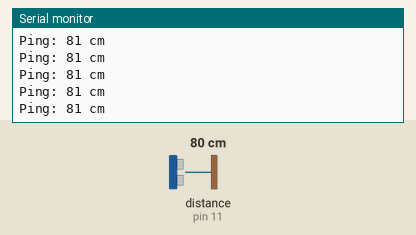
Bench run of a sketch on a simulated Arduino Uno, built with avr-gcc and run on an emulated ATmega328P. Shown: the last lines printed to the serial monitor. The inputs (shaded band) are chosen by the test bench; at power-on: distance to the obstacle (sensor on pin 11) 80 cm. The echo pulse lasts 58.3 µs per cm.

Above: at 1.2 s.
1.3 s: distance to the obstacle (sensor on pin 11) set to 35 cm
At 1.34 s:
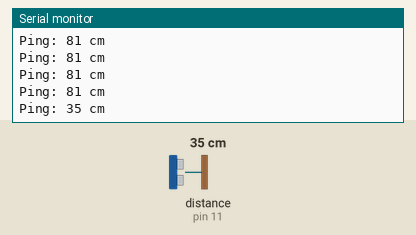
4.3 s: distance to the obstacle (sensor on pin 11) set to 2 cm
At 4.3 s:
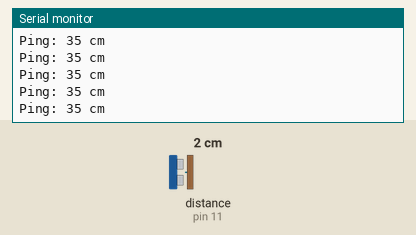
Timing chart, 0 to 7.3 s (numbered marks = the images above; inputs shaded):
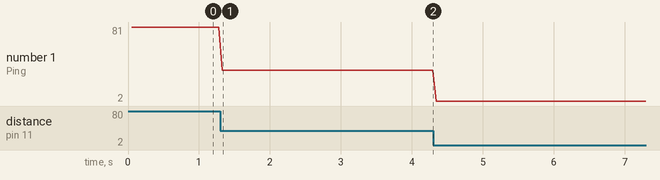

Measured:
- after the input at 1.3 s, the serial monitor: prints a new line at once (image 1)
- plotted number 1: 81 → 35 after the input at 1.3 s, 35 → 2 after the input at 4.3 s

The sketch:

sensor_ultrasom.ino
```cpp
#include <NewPing.h>

#define TRIGGER_PIN 12
#define ECHO_PIN 11
#define MAX_DISTANCE 200

NewPing sonar(TRIGGER_PIN, ECHO_PIN, MAX_DISTANCE);

void setup(){
  Serial.begin(9600);
}

void loop() {
  delay(50);
  unsigned int uS = sonar.ping();
  Serial.print("Ping: ");
  Serial.print(uS / US_ROUNDTRIP_CM);
  Serial.println(" cm");
}
```
